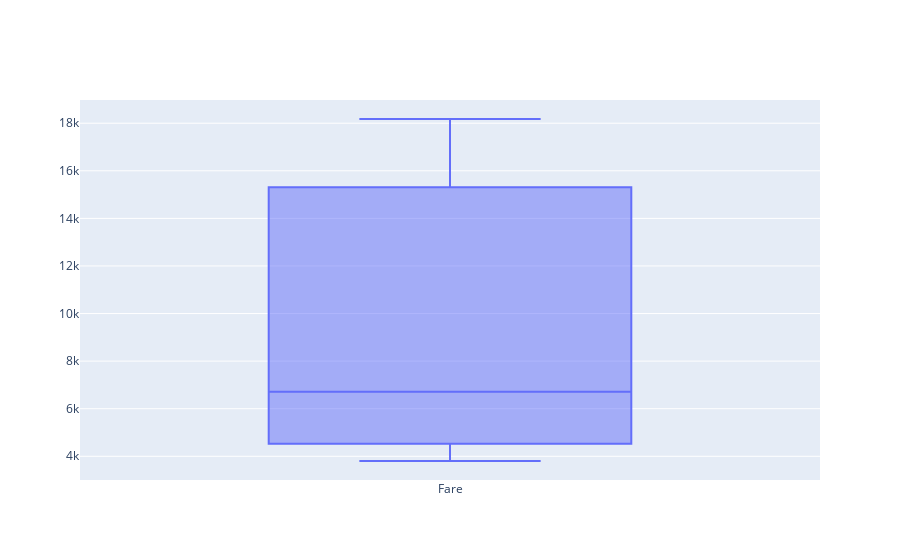

Notebook code cell kept with this figure:
### Code cell
import plotly.graph_objects as go

fig = go.Figure()

for col in titt:
  fig.add_trace(go.Box(y=titt[col].values, name=titt[col].name))
  
fig.show()

### Figure 1 — Plotly figure (JSON) as saved in the notebook; plotly's stock layout.template omitted (floating-point values rounded to 4 significant figures)
{"data": [{"name": "Fare", "type": "box", "y": [18180.0, 3802.0, 6715.0]}], "layout": {}}
